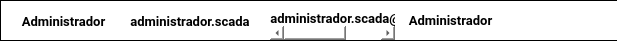
<?xml version="1.0" encoding="UTF-8"?>
<ui version="4.0">
 <class>UsuarioWidget</class>
 <widget class="QWidget" name="UsuarioWidget">
  <property name="geometry">
   <rect>
    <x>0</x>
    <y>0</y>
    <width>617</width>
    <height>41</height>
   </rect>
  </property>
  <property name="minimumSize">
   <size>
    <width>150</width>
    <height>41</height>
   </size>
  </property>
  <property name="maximumSize">
   <size>
    <width>16777215</width>
    <height>41</height>
   </size>
  </property>
  <property name="windowTitle">
   <string>Form</string>
  </property>
  <widget class="QFrame" name="MainFrame">
   <property name="geometry">
    <rect>
     <x>0</x>
     <y>0</y>
     <width>621</width>
     <height>41</height>
    </rect>
   </property>
   <property name="minimumSize">
    <size>
     <width>621</width>
     <height>41</height>
    </size>
   </property>
   <property name="maximumSize">
    <size>
     <width>621</width>
     <height>41</height>
    </size>
   </property>
   <property name="styleSheet">
    <string notr="true">background-color: rgb(255, 255, 255);</string>
   </property>
   <property name="frameShape">
    <enum>QFrame::Panel</enum>
   </property>
   <property name="frameShadow">
    <enum>QFrame::Plain</enum>
   </property>
   <property name="lineWidth">
    <number>1</number>
   </property>
   <widget class="QScrollArea" name="lblNombreScroll">
    <property name="geometry">
     <rect>
      <x>1</x>
      <y>8</y>
      <width>125</width>
      <height>25</height>
     </rect>
    </property>
    <property name="minimumSize">
     <size>
      <width>65</width>
      <height>20</height>
     </size>
    </property>
    <property name="maximumSize">
     <size>
      <width>125</width>
      <height>25</height>
     </size>
    </property>
    <property name="frameShape">
     <enum>QFrame::NoFrame</enum>
    </property>
    <property name="frameShadow">
     <enum>QFrame::Plain</enum>
    </property>
    <property name="lineWidth">
     <number>0</number>
    </property>
    <property name="verticalScrollBarPolicy">
     <enum>Qt::ScrollBarAsNeeded</enum>
    </property>
    <property name="horizontalScrollBarPolicy">
     <enum>Qt::ScrollBarAlwaysOff</enum>
    </property>
    <property name="widgetResizable">
     <bool>true</bool>
    </property>
    <widget class="QWidget" name="ScrollNombreLayout">
     <property name="geometry">
      <rect>
       <x>0</x>
       <y>0</y>
       <width>125</width>
       <height>25</height>
      </rect>
     </property>
     <layout class="QVBoxLayout">
      <property name="spacing">
       <number>0</number>
      </property>
      <property name="leftMargin">
       <number>0</number>
      </property>
      <property name="topMargin">
       <number>0</number>
      </property>
      <property name="rightMargin">
       <number>0</number>
      </property>
      <property name="bottomMargin">
       <number>0</number>
      </property>
      <item>
       <widget class="QLabel" name="lblNombre">
        <property name="maximumSize">
         <size>
          <width>16666672</width>
          <height>16666672</height>
         </size>
        </property>
        <property name="font">
         <font>
          <family>Roboto</family>
          <pointsize>10</pointsize>
          <weight>75</weight>
          <bold>true</bold>
         </font>
        </property>
        <property name="lineWidth">
         <number>0</number>
        </property>
        <property name="text">
         <string>Administrador</string>
        </property>
        <property name="alignment">
         <set>Qt::AlignHCenter|Qt::AlignTop</set>
        </property>
        <property name="wordWrap">
         <bool>true</bool>
        </property>
        <property name="margin">
         <number>0</number>
        </property>
        <property name="indent">
         <number>5</number>
        </property>
       </widget>
      </item>
     </layout>
    </widget>
   </widget>
   <widget class="QLabel" name="lblTipo">
    <property name="geometry">
     <rect>
      <x>400</x>
      <y>8</y>
      <width>101</width>
      <height>20</height>
     </rect>
    </property>
    <property name="font">
     <font>
      <family>Roboto</family>
      <pointsize>10</pointsize>
      <weight>75</weight>
      <bold>true</bold>
     </font>
    </property>
    <property name="styleSheet">
     <string notr="true">padding-top:5px;</string>
    </property>
    <property name="lineWidth">
     <number>0</number>
    </property>
    <property name="text">
     <string>Administrador</string>
    </property>
    <property name="alignment">
     <set>Qt::AlignCenter</set>
    </property>
    <property name="indent">
     <number>-1</number>
    </property>
   </widget>
   <widget class="QPushButton" name="btnEditar">
    <property name="geometry">
     <rect>
      <x>545</x>
      <y>5</y>
      <width>32</width>
      <height>32</height>
     </rect>
    </property>
    <property name="sizePolicy">
     <sizepolicy hsizetype="Fixed" vsizetype="Fixed">
      <horstretch>0</horstretch>
      <verstretch>0</verstretch>
     </sizepolicy>
    </property>
    <property name="minimumSize">
     <size>
      <width>32</width>
      <height>32</height>
     </size>
    </property>
    <property name="maximumSize">
     <size>
      <width>32</width>
      <height>32</height>
     </size>
    </property>
    <property name="font">
     <font>
      <family>Roboto</family>
      <pointsize>11</pointsize>
      <weight>75</weight>
      <bold>true</bold>
     </font>
    </property>
    <property name="styleSheet">
     <string notr="true"/>
    </property>
    <property name="text">
     <string/>
    </property>
    <property name="icon">
     <iconset resource="../../resources/resources.qrc">
      <normaloff>:/source/img/edituser.png</normaloff>:/source/img/edituser.png</iconset>
    </property>
    <property name="iconSize">
     <size>
      <width>24</width>
      <height>24</height>
     </size>
    </property>
    <property name="shortcut">
     <string notr="true"/>
    </property>
    <property name="checkable">
     <bool>false</bool>
    </property>
    <property name="flat">
     <bool>true</bool>
    </property>
   </widget>
   <widget class="QPushButton" name="btnEliminar">
    <property name="geometry">
     <rect>
      <x>580</x>
      <y>5</y>
      <width>32</width>
      <height>32</height>
     </rect>
    </property>
    <property name="sizePolicy">
     <sizepolicy hsizetype="Fixed" vsizetype="Fixed">
      <horstretch>0</horstretch>
      <verstretch>0</verstretch>
     </sizepolicy>
    </property>
    <property name="minimumSize">
     <size>
      <width>32</width>
      <height>32</height>
     </size>
    </property>
    <property name="maximumSize">
     <size>
      <width>32</width>
      <height>32</height>
     </size>
    </property>
    <property name="font">
     <font>
      <family>Roboto</family>
      <pointsize>11</pointsize>
      <weight>75</weight>
      <bold>true</bold>
     </font>
    </property>
    <property name="styleSheet">
     <string notr="true"/>
    </property>
    <property name="text">
     <string/>
    </property>
    <property name="icon">
     <iconset resource="../../resources/resources.qrc">
      <normaloff>:/source/img/deluser.png</normaloff>:/source/img/deluser.png</iconset>
    </property>
    <property name="iconSize">
     <size>
      <width>24</width>
      <height>24</height>
     </size>
    </property>
    <property name="shortcut">
     <string notr="true"/>
    </property>
    <property name="checkable">
     <bool>false</bool>
    </property>
    <property name="flat">
     <bool>true</bool>
    </property>
   </widget>
   <widget class="QPushButton" name="btnHabilitar">
    <property name="geometry">
     <rect>
      <x>510</x>
      <y>5</y>
      <width>32</width>
      <height>32</height>
     </rect>
    </property>
    <property name="sizePolicy">
     <sizepolicy hsizetype="Fixed" vsizetype="Fixed">
      <horstretch>0</horstretch>
      <verstretch>0</verstretch>
     </sizepolicy>
    </property>
    <property name="minimumSize">
     <size>
      <width>32</width>
      <height>32</height>
     </size>
    </property>
    <property name="maximumSize">
     <size>
      <width>32</width>
      <height>32</height>
     </size>
    </property>
    <property name="font">
     <font>
      <family>Roboto</family>
      <pointsize>11</pointsize>
      <weight>75</weight>
      <bold>true</bold>
     </font>
    </property>
    <property name="styleSheet">
     <string notr="true"/>
    </property>
    <property name="text">
     <string/>
    </property>
    <property name="icon">
     <iconset resource="../../resources/resources.qrc">
      <normaloff>:/source/img/allow.png</normaloff>:/source/img/allow.png</iconset>
    </property>
    <property name="iconSize">
     <size>
      <width>24</width>
      <height>24</height>
     </size>
    </property>
    <property name="shortcut">
     <string notr="true"/>
    </property>
    <property name="checkable">
     <bool>false</bool>
    </property>
    <property name="flat">
     <bool>true</bool>
    </property>
   </widget>
   <widget class="QScrollArea" name="lblEmailScroll">
    <property name="geometry">
     <rect>
      <x>270</x>
      <y>5</y>
      <width>125</width>
      <height>35</height>
     </rect>
    </property>
    <property name="minimumSize">
     <size>
      <width>65</width>
      <height>20</height>
     </size>
    </property>
    <property name="maximumSize">
     <size>
      <width>125</width>
      <height>50</height>
     </size>
    </property>
    <property name="frameShape">
     <enum>QFrame::NoFrame</enum>
    </property>
    <property name="frameShadow">
     <enum>QFrame::Plain</enum>
    </property>
    <property name="lineWidth">
     <number>0</number>
    </property>
    <property name="verticalScrollBarPolicy">
     <enum>Qt::ScrollBarAlwaysOff</enum>
    </property>
    <property name="horizontalScrollBarPolicy">
     <enum>Qt::ScrollBarAsNeeded</enum>
    </property>
    <property name="widgetResizable">
     <bool>true</bool>
    </property>
    <widget class="QWidget" name="ScrollEmailLayout">
     <property name="geometry">
      <rect>
       <x>0</x>
       <y>0</y>
       <width>193</width>
       <height>22</height>
      </rect>
     </property>
     <layout class="QVBoxLayout" name="_3">
      <property name="spacing">
       <number>0</number>
      </property>
      <property name="leftMargin">
       <number>0</number>
      </property>
      <property name="topMargin">
       <number>0</number>
      </property>
      <property name="rightMargin">
       <number>0</number>
      </property>
      <property name="bottomMargin">
       <number>0</number>
      </property>
      <item>
       <widget class="QLabel" name="lblEmail">
        <property name="maximumSize">
         <size>
          <width>16666672</width>
          <height>16666672</height>
         </size>
        </property>
        <property name="font">
         <font>
          <family>Roboto</family>
          <pointsize>10</pointsize>
          <weight>75</weight>
          <bold>true</bold>
         </font>
        </property>
        <property name="lineWidth">
         <number>0</number>
        </property>
        <property name="text">
         <string>administrador.scada@gmail.com</string>
        </property>
        <property name="alignment">
         <set>Qt::AlignHCenter|Qt::AlignTop</set>
        </property>
        <property name="wordWrap">
         <bool>true</bool>
        </property>
        <property name="margin">
         <number>0</number>
        </property>
        <property name="indent">
         <number>5</number>
        </property>
       </widget>
      </item>
     </layout>
    </widget>
   </widget>
   <widget class="QScrollArea" name="lblUsuarioScroll">
    <property name="geometry">
     <rect>
      <x>115</x>
      <y>8</y>
      <width>150</width>
      <height>25</height>
     </rect>
    </property>
    <property name="minimumSize">
     <size>
      <width>65</width>
      <height>20</height>
     </size>
    </property>
    <property name="maximumSize">
     <size>
      <width>150</width>
      <height>25</height>
     </size>
    </property>
    <property name="frameShape">
     <enum>QFrame::NoFrame</enum>
    </property>
    <property name="frameShadow">
     <enum>QFrame::Plain</enum>
    </property>
    <property name="lineWidth">
     <number>0</number>
    </property>
    <property name="verticalScrollBarPolicy">
     <enum>Qt::ScrollBarAsNeeded</enum>
    </property>
    <property name="horizontalScrollBarPolicy">
     <enum>Qt::ScrollBarAlwaysOff</enum>
    </property>
    <property name="widgetResizable">
     <bool>true</bool>
    </property>
    <widget class="QWidget" name="ScrollUsuarioLayout">
     <property name="geometry">
      <rect>
       <x>0</x>
       <y>0</y>
       <width>150</width>
       <height>25</height>
      </rect>
     </property>
     <layout class="QVBoxLayout" name="_4">
      <property name="spacing">
       <number>0</number>
      </property>
      <property name="leftMargin">
       <number>0</number>
      </property>
      <property name="topMargin">
       <number>0</number>
      </property>
      <property name="rightMargin">
       <number>0</number>
      </property>
      <property name="bottomMargin">
       <number>0</number>
      </property>
      <item>
       <widget class="QLabel" name="lblUsuario">
        <property name="maximumSize">
         <size>
          <width>16666672</width>
          <height>16666672</height>
         </size>
        </property>
        <property name="font">
         <font>
          <family>Roboto</family>
          <pointsize>10</pointsize>
          <weight>75</weight>
          <bold>true</bold>
         </font>
        </property>
        <property name="lineWidth">
         <number>0</number>
        </property>
        <property name="text">
         <string>administrador.scada</string>
        </property>
        <property name="alignment">
         <set>Qt::AlignHCenter|Qt::AlignTop</set>
        </property>
        <property name="wordWrap">
         <bool>true</bool>
        </property>
        <property name="margin">
         <number>0</number>
        </property>
        <property name="indent">
         <number>5</number>
        </property>
       </widget>
      </item>
     </layout>
    </widget>
   </widget>
  </widget>
 </widget>
 <resources>
  <include location="../../resources/resources.qrc"/>
 </resources>
 <connections/>
</ui>
